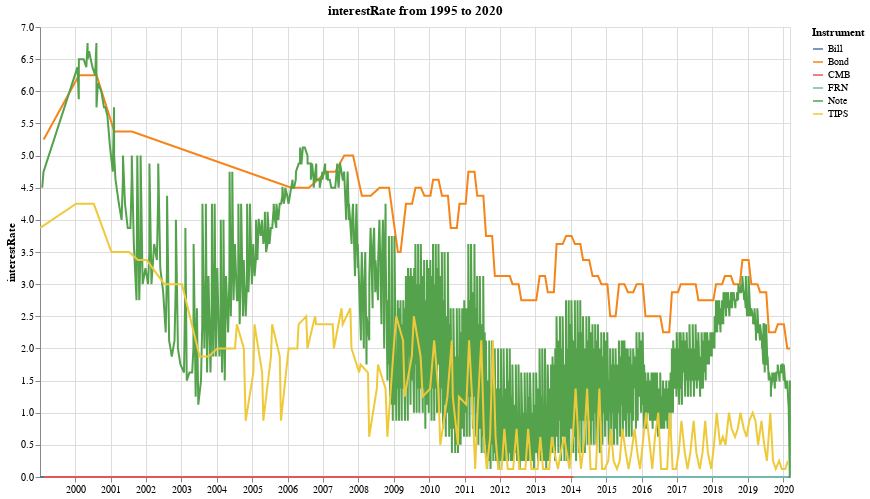

The cell this chart's notebook holds for it:
### Code cell
dfsa, ca = doTsChart(range(1995, 2021), metric='interestRate')
ca.display()

### Figure 1 — Vega-Lite specification as saved in the notebook (floating-point values rounded to 4 significant figures; data arrays with more than 128 entries replaced by an {"elided": "..."} marker saying what was removed)
{"config": {"view": {"continuousWidth": 400, "continuousHeight": 300}}, "data": {"name": "data-f28586c1db1e421f5f93834e76c3a608"}, "mark": "line", "background": "white", "encoding": {"color": {"type": "nominal", "field": "type", "title": "Instrument"}, "x": {"type": "temporal", "axis": {"title": ""}, "field": "auctionDate"}, "y": {"type": "quantitative", "field": "interestRate"}}, "height": 450, "title": "interestRate from 1995 to 2020", "width": 750, "$schema": "https://vega.github.io/schema/vega-lite/v4.0.2.json", "datasets": {"data-f28586c1db1e421f5f93834e76c3a608": {"elided": "5000 records"}}}
